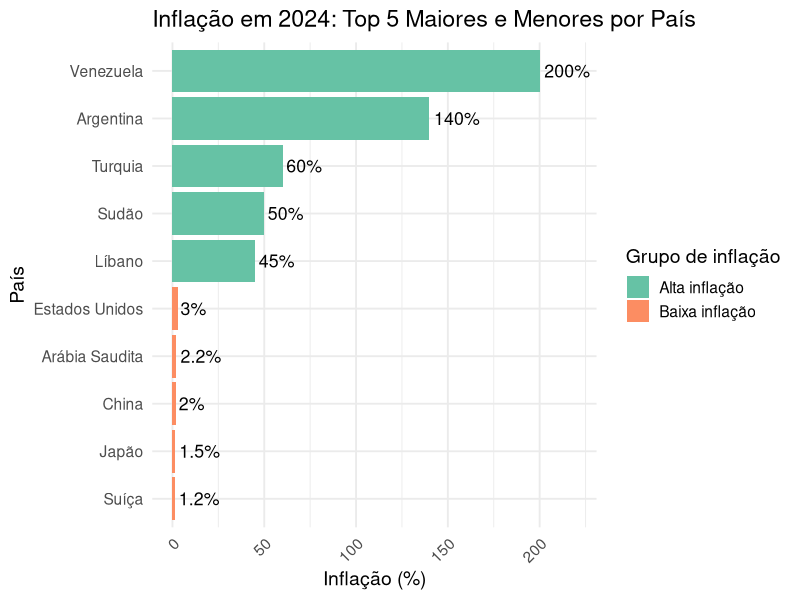
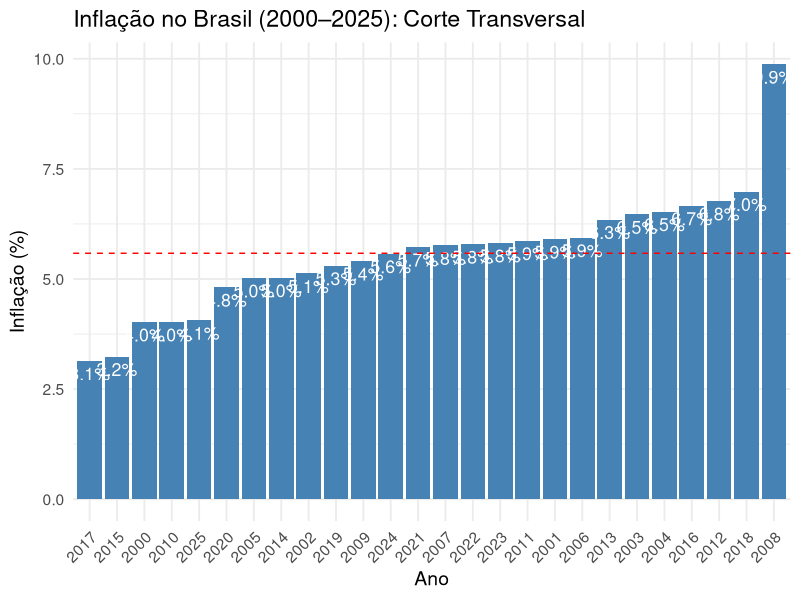
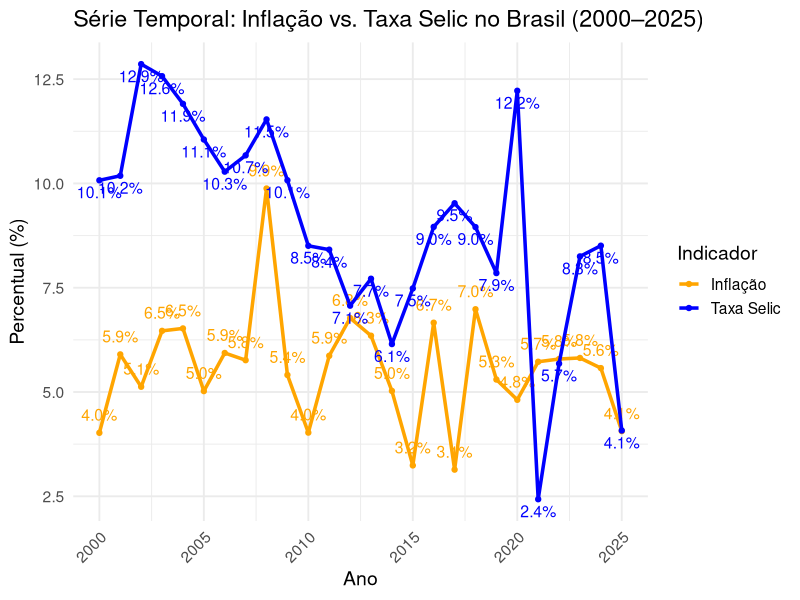
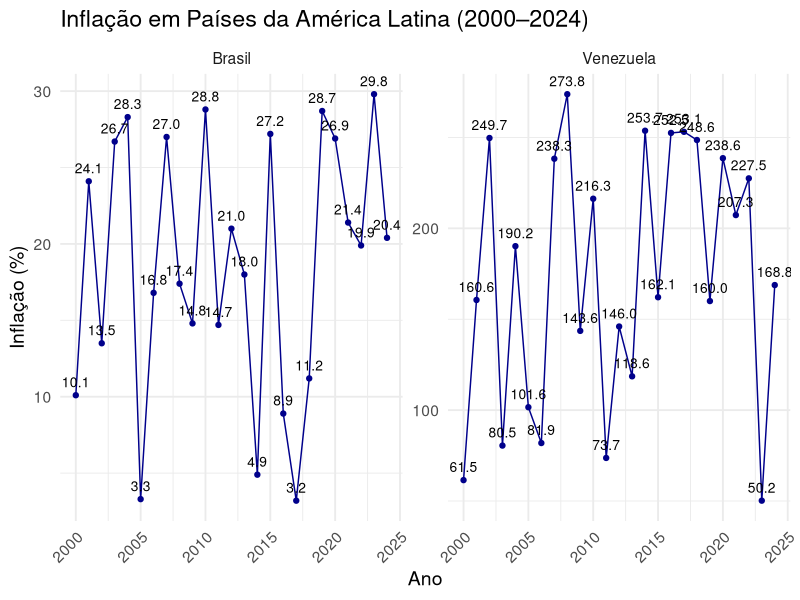

Reproduce these figures in R, in order.
## ---- chunk 1
if (!require("tidyverse")) install.packages("tidyverse")
library(tidyverse)
## ---- chunk 2
painel_df <- data.frame(
  País = c("Venezuela", "Argentina", "Turquia", "Sudão", "Líbano",
           "Suíça", "Japão", "China", "Arábia Saudita", "Estados Unidos"),
  Inflação = c(200, 140, 60, 50, 45, 1.2, 1.5, 2, 2.2, 3),
  Grupo = c(rep("Alta inflação", 5), rep("Baixa inflação", 5))
)

painel_df <- painel_df %>% arrange(desc(Inflação))

ggplot(painel_df, aes(x = Inflação, y = reorder(País, Inflação), fill = Grupo)) +
  geom_col() +
  geom_text(aes(label = paste0(Inflação, "%")), hjust = -0.1, size = 4.5) +
  labs(
    title = "Inflação em 2024: Top 5 Maiores e Menores por País",
    x = "Inflação (%)",
    y = "País",
    fill = "Grupo de inflação"
  ) +
  scale_fill_brewer(palette = "Set2") +
  xlim(0, max(painel_df$Inflação) + 20) +
  theme_minimal(base_size = 14) +
  theme(axis.text.x = element_text(angle = 45, hjust = 1))
## ---- chunk 3
anos <- 2000:2025

inflacao_brasil <- data.frame(
  ano = anos,
  inflacao = c(runif(10, 4, 10), runif(10, 3, 7), runif(6, 4, 6))
)

inflacao_media <- mean(inflacao_brasil$inflacao)

ggplot(inflacao_brasil, aes(x = reorder(as.factor(ano), inflacao), y = inflacao)) +
  geom_bar(stat = "identity", fill = "steelblue") +
  geom_text(aes(label = sprintf("%.1f%%", inflacao)), vjust = 1.5, color = "white", size = 4.5) +
  geom_hline(yintercept = inflacao_media, linetype = "dashed", color = "red") +
  labs(
    title = "Inflação no Brasil (2000–2025): Corte Transversal",
    x = "Ano",
    y = "Inflação (%)"
  ) +
  theme_minimal(base_size = 14) +
  theme(axis.text.x = element_text(angle = 45, hjust = 1))
## ---- chunk 4
selic_brasil <- data.frame(
  ano = anos,
  selic = c(runif(10, 10, 14), runif(10, 6, 10), runif(6, 2, 13))
)

dados_comparacao <- left_join(inflacao_brasil, selic_brasil, by = "ano")

ggplot(dados_comparacao, aes(x = ano)) +
  geom_line(aes(y = inflacao, color = "Inflação"), linewidth = 1.2) +
  geom_point(aes(y = inflacao, color = "Inflação")) +
  geom_text(aes(y = inflacao, label = sprintf("%.1f%%", inflacao), color = "Inflação"),
            vjust = -1, size = 4, show.legend = FALSE) +
  geom_line(aes(y = selic, color = "Taxa Selic"), linewidth = 1.2) +
  geom_point(aes(y = selic, color = "Taxa Selic")) +
  geom_text(aes(y = selic, label = sprintf("%.1f%%", selic), color = "Taxa Selic"),
            vjust = 1.5, size = 4, show.legend = FALSE) +
  labs(
    title = "Série Temporal: Inflação vs. Taxa Selic no Brasil (2000–2025)",
    x = "Ano",
    y = "Percentual (%)",
    color = "Indicador"
  ) +
  scale_color_manual(values = c("Inflação" = "orange", "Taxa Selic" = "blue")) +
  theme_minimal(base_size = 14) +
  theme(axis.text.x = element_text(angle = 45, hjust = 1))
## ---- chunk 5
set.seed(123)
anos_painel <- 2000:2024
paises <- c("Brasil", "Venezuela")

dados_painel <- expand.grid(Ano = anos_painel, Pais = paises)
dados_painel$Inflacao <- round(runif(nrow(dados_painel), 2, 30), 1)

dados_painel$Inflacao[dados_painel$Pais == "Venezuela"] <- 
  round(runif(sum(dados_painel$Pais == "Venezuela"), 50, 300), 1)

ggplot(dados_painel, aes(x = Ano, y = Inflacao)) +
  geom_line(color = "darkblue") +
  geom_point(color = "darkblue") +
  geom_text(aes(label = sprintf("%.1f", Inflacao)), vjust = -0.8, size = 3.5) +
  facet_wrap(~ Pais, scales = "free_y") +
  labs(
    title = "Inflação em Países da América Latina (2000–2024)",
    x = "Ano",
    y = "Inflação (%)"
  ) +
  theme_minimal(base_size = 14) +
  theme(axis.text.x = element_text(angle = 45, hjust = 1))
